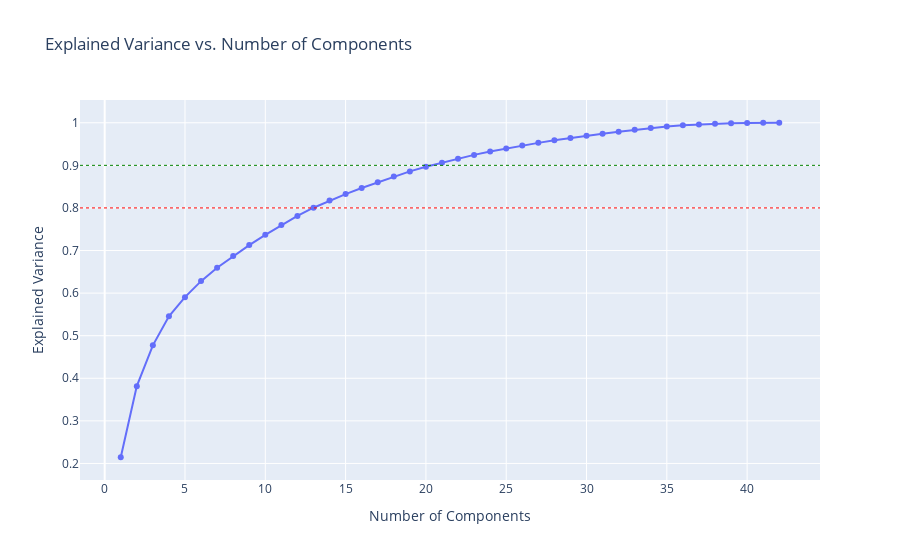

This figure's notebook cell:
### Markdown cell above
### Explained Variance Plot

### Code cell
# Plot a line chart of the explained variance on the y axis and the number of components on the x axis
fig = px.line(explained_variance_df, x='n_components', y='explained_variance_sum', markers=True,
              title='Explained Variance vs. Number of Components',
              labels={'n_components': 'Number of Components', 'explained_variance_sum': 'Explained Variance'})

fig.add_hline(y=0.8, line_width=1, line_dash="dot", line_color="red")
fig.add_hline(y=0.9, line_width=1, line_dash="dot", line_color="green")

# Show the plot
fig.show()

### Figure 1 — Plotly figure (JSON) as saved in the notebook; plotly's stock layout.template omitted (floating-point values rounded to 4 significant figures)
{"data": [{"hovertemplate": "Number of Components=%{x}<br>Explained Variance=%{y}<extra></extra>", "legendgroup": "", "line": {"color": "#636efa", "dash": "solid"}, "marker": {"symbol": "circle"}, "mode": "lines+markers", "name": "", "orientation": "v", "showlegend": false, "type": "scatter", "x": [1, 2, 3, 4, 5, 6, 7, 8, 9, 10, 11, 12, 13, 14, 15, 16, 17, 18, 19, 20, 21, 22, 23, 24, 25, 26, 27, 28, 29, 30, 31, 32, 33, 34, 35, 36, 37, 38, 39, 40, 41, 42], "xaxis": "x", "y": [0.2146, 0.3816, 0.4773, 0.5454, 0.5905, 0.6281, 0.6596, 0.6868, 0.7127, 0.7367, 0.7599, 0.7812, 0.8005, 0.8174, 0.8326, 0.8467, 0.8604, 0.8736, 0.8857, 0.8966, 0.9062, 0.9155, 0.9245, 0.9326, 0.9397, 0.9467, 0.9527, 0.9587, 0.9643, 0.9695, 0.9744, 0.9791, 0.9836, 0.9879, 0.9915, 0.9941, 0.9962, 0.9977, 0.9988, 0.9996, 0.9999, 1.0], "yaxis": "y"}], "layout": {"legend": {"tracegroupgap": 0}, "shapes": [{"line": {"color": "red", "dash": "dot", "width": 1}, "type": "line", "x0": 0, "x1": 1, "xref": "x domain", "y0": 0.8, "y1": 0.8, "yref": "y"}, {"line": {"color": "green", "dash": "dot", "width": 1}, "type": "line", "x0": 0, "x1": 1, "xref": "x domain", "y0": 0.9, "y1": 0.9, "yref": "y"}], "title": {"text": "Explained Variance vs. Number of Components"}, "xaxis": {"anchor": "y", "domain": [0, 1], "title": {"text": "Number of Components"}}, "yaxis": {"anchor": "x", "domain": [0, 1], "title": {"text": "Explained Variance"}}}}
